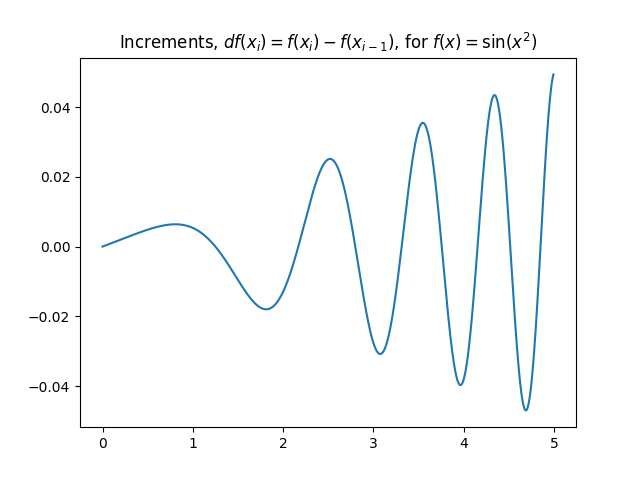

The script that drew this image:
import numpy as np
import matplotlib.pyplot as plt

# interval 
a = 0
b = 5

# partition size 
n = 1000
delta = (b - a) / n

# axis
part = np.linspace(a, b, n+1)

# f(x) = sin(x^2)
func = part
func = func ** 2
func = np.sin(func)

# nice increments 
dfunc = np.zeros(n)
for i in range(n):
    dfunc[i] = func[i + 1] - func[i]

# plot
plt.plot(part[:n], dfunc)
plt.title('Increments, $df(x_i) = f(x_i) - f(x_{i-1})$, for $f(x) = \sin(x^2)$')
plt.show()
